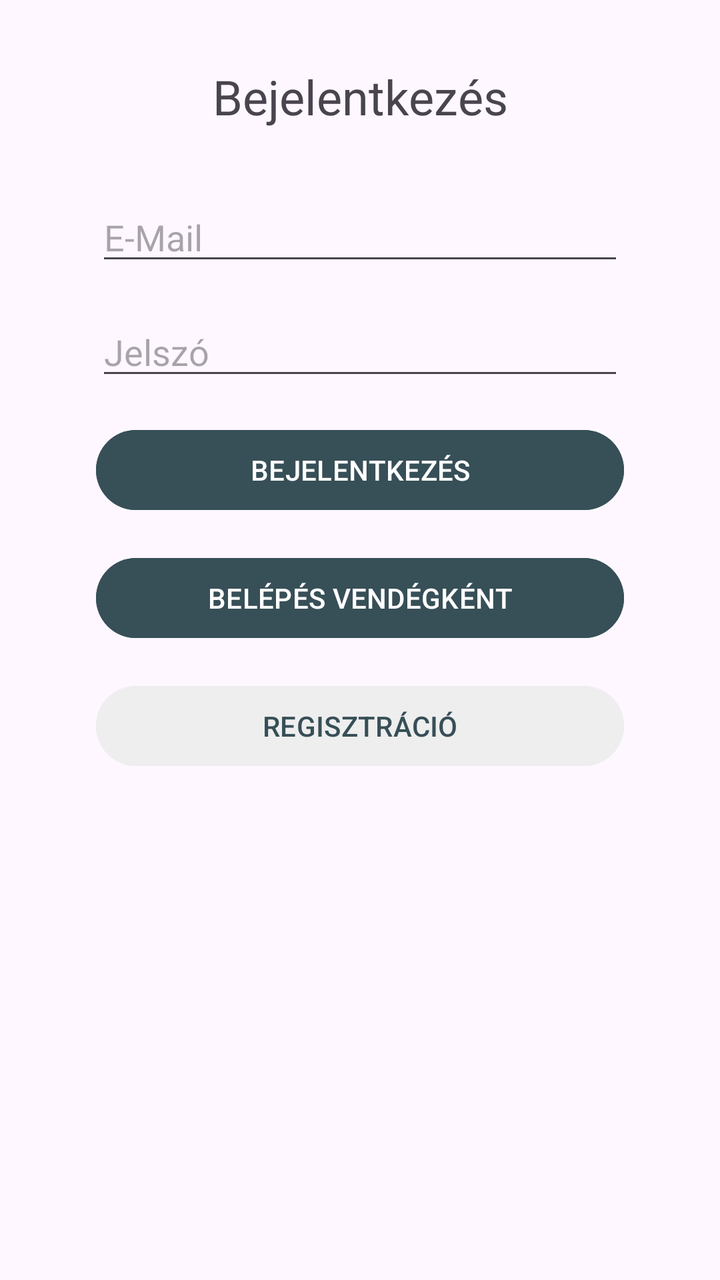
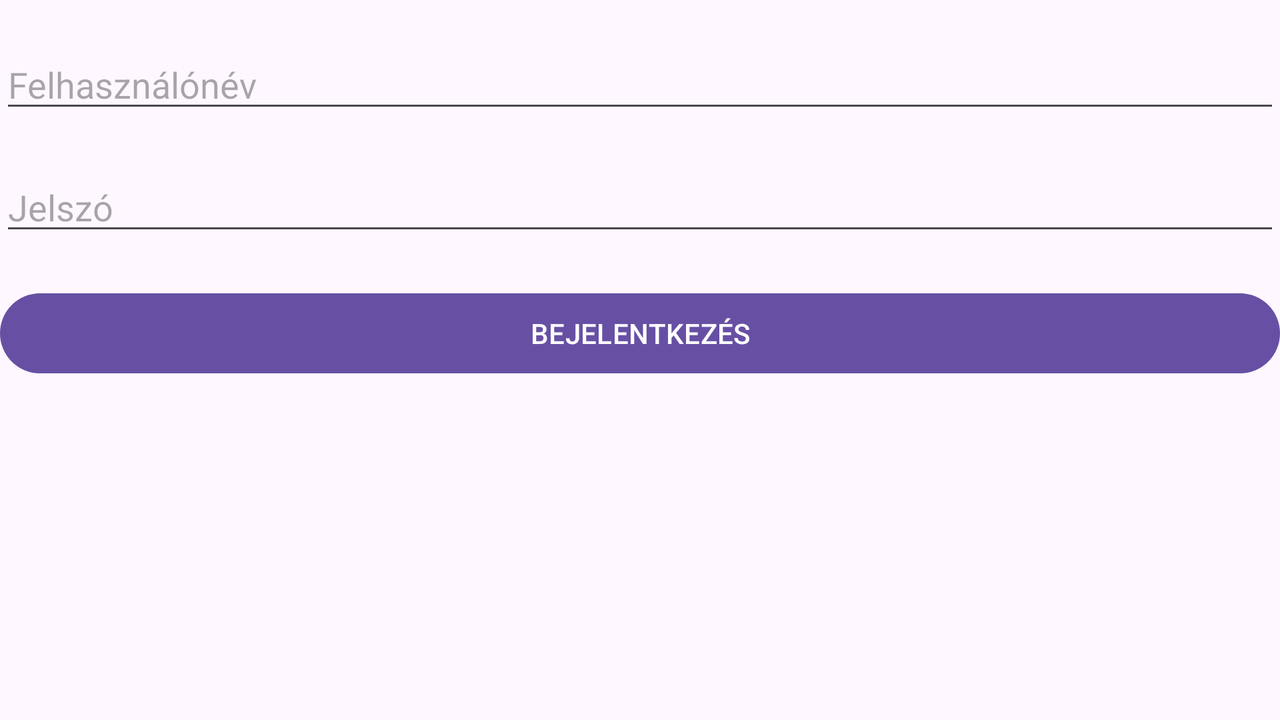

Compare how this app lays out the same screen by default and in its alternative resource folder. The renders come first, then the two layout files and the values they reference.
<!-- AndroidManifest.xml: application theme Theme.Rugandroll -->
<!-- res/layout/activity_main.xml -->
<?xml version="1.0" encoding="utf-8"?>
<RelativeLayout
    xmlns:android="http://schemas.android.com/apk/res/android"
    xmlns:app="http://schemas.android.com/apk/res-auto"
    xmlns:tools="http://schemas.android.com/tools"
    android:id="@+id/main"
    android:layout_width="match_parent"
    android:layout_height="match_parent"
    tools:context=".MainActivity">

    <TextView
        android:id="@+id/loginTextView"
        android:layout_width="match_parent"
        android:layout_height="wrap_content"
        android:text="@string/login"
        android:textSize="24sp"
        android:textAlignment="center"
        android:layout_marginTop="32dp"
        android:layout_alignParentStart="true"
        android:layout_alignParentEnd="true"
        />

    <EditText
        android:id="@+id/editTextEmail"
        android:layout_width="match_parent"
        android:layout_height="wrap_content"
        android:layout_marginTop="32dp"
        android:ems="10"
        android:hint="@string/email"
        android:inputType="textEmailAddress"
        android:layout_alignParentStart="true"
        android:layout_alignParentEnd="true"
        android:layout_below="@id/loginTextView"
        android:layout_marginLeft="48dp"
        android:layout_marginRight="48dp"
        />

    <EditText
        android:id="@+id/editTextPassword"
        android:layout_width="match_parent"
        android:layout_height="wrap_content"
        android:ems="10"
        android:hint="@string/password"
        android:inputType="textPassword"
        android:layout_below="@id/editTextEmail"
        android:layout_marginTop="16dp"
        android:layout_alignParentStart="true"
        android:layout_alignParentEnd="true"
        android:layout_marginLeft="48dp"
        android:layout_marginRight="48dp"
        />

    <Button
        android:id="@+id/loginButton"
        android:layout_width="match_parent"
        android:layout_height="wrap_content"
        android:layout_below="@id/editTextPassword"
        android:layout_alignParentStart="true"
        android:layout_alignParentEnd="true"
        android:layout_marginLeft="48dp"
        android:layout_marginTop="16dp"
        android:layout_marginRight="48dp"
        android:backgroundTint="#374f57"
        android:onClick="login"
        android:text="@string/login"
        android:textAllCaps="true" />

    <Button
        android:id="@+id/guestButton"
        android:layout_width="match_parent"
        android:layout_height="wrap_content"
        android:layout_below="@id/loginButton"
        android:layout_alignParentStart="true"
        android:layout_alignParentEnd="true"
        android:layout_marginLeft="48dp"
        android:layout_marginTop="16dp"
        android:layout_marginRight="48dp"
        android:onClick="loginAsGuest"
        android:text="Belépés vendégként"
        android:textAllCaps="true"
        android:backgroundTint="#374f57"
        />


    <Button
        android:id="@+id/singupButton"
        android:layout_width="match_parent"
        android:layout_height="wrap_content"
        android:layout_below="@id/guestButton"
        android:layout_alignParentStart="true"
        android:layout_alignParentEnd="true"
        android:layout_marginLeft="48dp"
        android:layout_marginTop="16dp"
        android:layout_marginRight="48dp"
        android:onClick="signup"
        android:text="@string/signup"
        android:textAllCaps="true"
        android:textColor="#374f57"
        android:backgroundTint="#eee"
        />

</RelativeLayout>
<!-- resources referenced by this layout -->
<resources>
  <string name="email">E-Mail</string>
  <string name="login">Bejelentkezés</string>
  <string name="password">Jelszó</string>
  <string name="signup">Regisztráció</string>
  <style name="Theme.Rugandroll" parent="Base.Theme.Rugandroll" />
  <style name="Base.Theme.Rugandroll" parent="Theme.Material3.DayNight">
          
          
      </style>
</resources>
<!-- res/layout-land/activity_main.xml (the repository's variant of the layout above) -->
<!-- drawn on the phone turned sideways -->
<LinearLayout
    xmlns:android="http://schemas.android.com/apk/res/android"
    xmlns:app="http://schemas.android.com/apk/res-auto"
    xmlns:tools="http://schemas.android.com/tools"
    android:id="@+id/main"
    android:layout_width="match_parent"
    android:layout_height="match_parent"
    android:orientation="vertical"
    tools:context=".MainActivity">

    <EditText
        android:id="@+id/editTextUserName"
        android:layout_width="match_parent"
        android:layout_height="wrap_content"
        android:layout_marginTop="20dp"
        android:ems="10"
        android:hint="@string/username"
        android:inputType="text"
        tools:layout_editor_absoluteX="16dp" />

    <EditText
        android:id="@+id/editTextPassword"
        android:layout_width="match_parent"
        android:layout_height="wrap_content"
        android:layout_marginTop="20dp"
        android:ems="10"
        android:hint="@string/password"
        android:inputType="textPassword"
        tools:layout_editor_absoluteX="16dp" />

    <Button
        android:id="@+id/loginButton"
        android:layout_width="match_parent"
        android:layout_height="wrap_content"
        android:layout_marginTop="20dp"
        android:onClick="login"
        android:text="@string/login"
        android:textAllCaps="true" />

</LinearLayout>
<!-- resources referenced by the variant -->
<!-- as the phone turned sideways resolves them -->
<resources>
  <string name="login">Bejelentkezés</string>
  <string name="password">Jelszó</string>
  <string name="username">Felhasználónév</string>
  <style name="Theme.Rugandroll" parent="Base.Theme.Rugandroll" />
  <style name="Base.Theme.Rugandroll" parent="Theme.Material3.DayNight">
          
          
      </style>
</resources>
